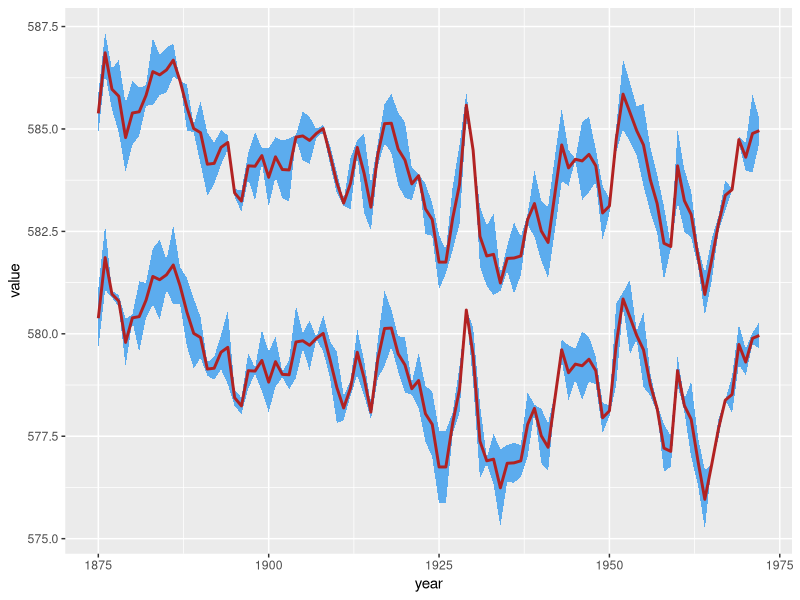

This chart was generated by the following R code:
## ---- chunk 1
nchar("Plot your confidence interval easily with R! With ggplot geom_ribbon() de ggplot you can add shadow areas to your lines. We show you how to deal with it!")
## ---- chunk 2
knitr::opts_chunk$set(echo = TRUE)
## ---- chunk 3
library(tidyverse)
huron <- data.frame(year = rep(1875:1972,2), 
                    group = c(rep("a",98),rep("b",98)),
                    value = c(LakeHuron, LakeHuron + 5),
                    std = runif(length(LakeHuron)*2,0,1))

huron %>% 
  ggplot(aes(year, value, fill = group)) + 
  geom_ribbon(aes(ymin = value - std,
                  ymax = value + std,
                  group=group),
              fill = "steelblue2") + 
  geom_line(color = "firebrick", size = 1)

